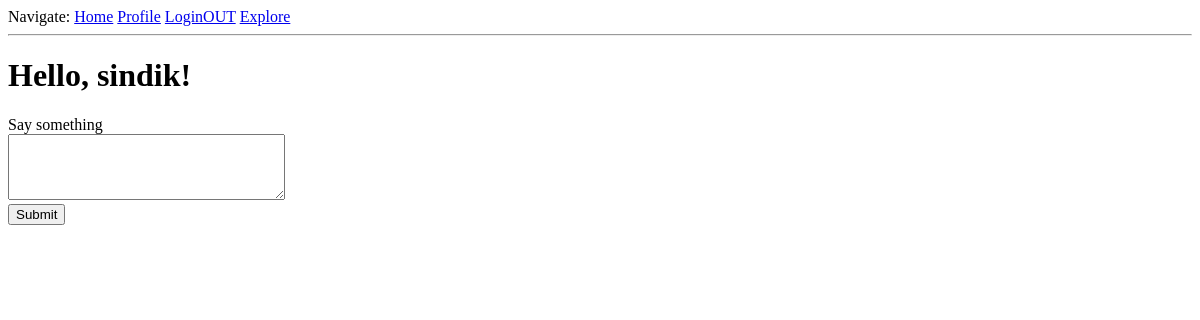
The page /index (signed in) on the database as committed earlier.
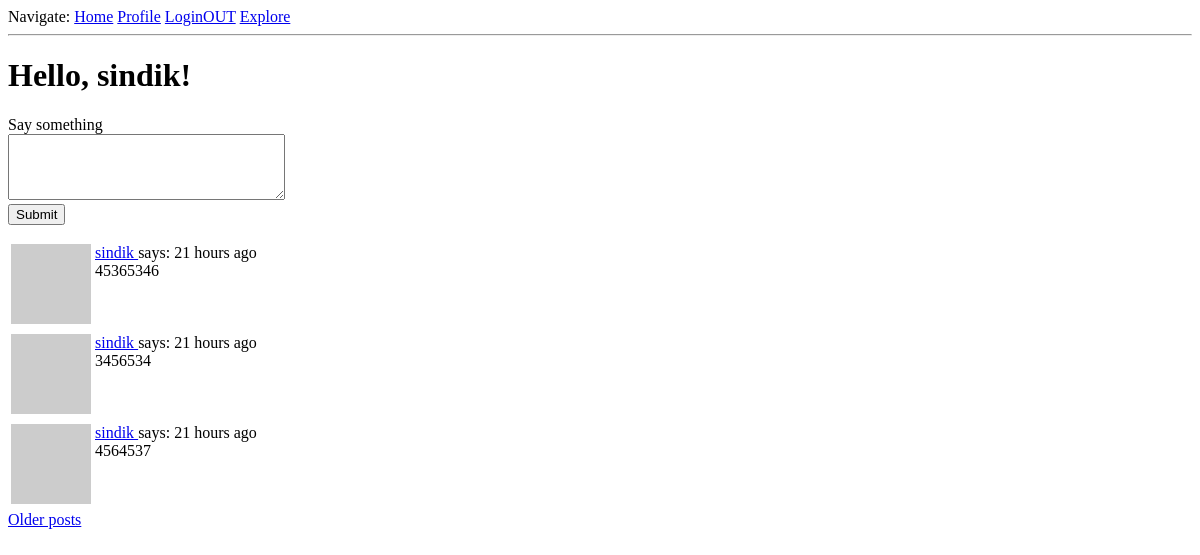
The same page on the database as committed later.
### app/models.py (models this page shows, shortened)
class Post(db.Model):
    id:so.Mapped[int] = so.mapped_column(primary_key=True)
    body: so.Mapped[str] = so.mapped_column(sa.String(140))
    timestamp: so.Mapped[datetime] = so.mapped_column(index=True, default=lambda: datetime.now(timezone.utc))
    user_id: so.Mapped[int] = so.mapped_column(sa.ForeignKey(User.id), index=True)
    author: so.Mapped[User] = so.relationship(back_populates='posts')

class User(UserMixin, db.Model):
    tablename = 'users'
    id: so.Mapped[int] = so.mapped_column(primary_key=True)
    username: so.Mapped[str] = so.mapped_column(sa.String(64), index=True, unique=True)
    email: so.Mapped[str] = so.mapped_column(sa.String(60), index=True, unique=True)
    password_hash: so.Mapped[Optional[str]] = so.mapped_column(sa.String(256))
    posts: so.WriteOnlyMapped['Post'] = so.relationship(back_populates='author')
    about_me: so.Mapped[Optional[str]] = so.mapped_column(sa.String(140))
    last_seen: so.Mapped[Optional[datetime]] = so.mapped_column(default=lambda: datetime.now(timezone.utc))
    following: so.WriteOnlyMapped['User'] = so.relationship(
        secondary=followers,
        primaryjoin=(followers.c.follower_id == id),
        secondaryjoin=(followers.c.followed_id == id),
        back_populates='followers'
    )
    followers: so.WriteOnlyMapped['User'] = so.relationship(
        secondary=followers,
        primaryjoin=(followers.c.followed_id == id),
        secondaryjoin=(followers.c.follower_id == id),
        back_populates='following'
    )
    def avatar(self, size):
        digest = md5(self.email.lower().encode('utf-8')).hexdigest()
        return f'https://www.gravatar.com/avatar/{digest}?d=retro&s={size}'
    def following_posts(self):
        Author = so.aliased(User)
        Follower = so.aliased(User)
        return (
            sa.select(Post)
            .join(Post.author.of_type(Author))
            .join(Author.followers.of_type(Follower), isouter=True)
            .where(sa.or_(
                Follower.id == self.id,
                Author.id == self.id)
            )
            .group_by(Post)
            .order_by(Post.timestamp.desc())
        )

### app/routes.py (the view)
@app.route('/', methods=['GET', 'POST'])
@app.route('/index', methods=['GET', 'POST'])
@login_required
def index():
    form = PostForm()
    if form.validate_on_submit():
        post = Post(body=form.post.data, author=current_user)
        db.session.add(post)
        db.session.commit()
        flash(_('Your post is now live!'))
        return redirect(url_for('index'))
    page = request.args.get('page', 1, type=int)
    posts = db.paginate(current_user.following_posts(), page=page,
                        per_page=app.config['POSTS_PER_PAGE'], error_out=False)
    next_url = url_for('index', page=posts.next_num) if posts.has_next else None
    prev_url = url_for('index', page=posts.prev_num) if posts.has_prev else None
    return  render_template('index.html', title='Home', form=form, posts=posts.items,
                            prev_url=prev_url, next_url=next_url)

### app/forms.py
class PostForm(FlaskForm):
    post = TextAreaField(_l('Say something'), validators=[DataRequired(), Length(min=1, max=140)])
    submit = SubmitField(_l('Submit'))

### app/__init__.py (called while the page is built)
def get_locale():
    return 'ru'

### app/models.py (called while the page is built)
@login.user_loader
def load_user(id):
    return db.session.get(User, int(id))

### app/routes.py (called while the page is built)
@app.before_request
def before_request():
    if current_user.is_authenticated:
        current_user.last_seen = datetime.now(timezone.utc)
        db.session.commit()

### app/templates/index.html (shortened to what this page needs)
{% extends "base.html" %}
{% block content %}
    <h1>{{ _('Hello, %(username)s!', username=current_user.username)}}</h1>
    {% if form %}
    <form action="" method="post">
        <p>
            {{ form.post.label }}<br>
            {{ form.post(cols=32, rows=4) }}<br>
            {{ form.submit }}
        </p>
    </form>
    {% endif %}
    {% for post in posts %}
        {% include '_post.html' %}
    {% endfor %}
    {% if next_url %}
        <a href="{{ next_url }}">{{ _('Older posts') }}</a>
    {% endif %}
{% endblock %}

### app/templates/_post.html
<table>
    <tr valign="top">
        <td><img src="{{ post.author.avatar(36) }}"></td>
        <td>
            <a href="{{ url_for('user', username=post.author.username)}}">
                {{ post.author.username }}
            </a>
            {{ _("says:") }} {{ moment(post.timestamp).fromNow() }}<br>
            {{ post.body }}</td>
    </tr>
</table>

Rows that differ between the two databases and show on the page:
added Post: author.username "sindik", timestamp "21 hours ago", body "45365346"
added Post: author.username "sindik", timestamp "21 hours ago", body "3456534"
added Post: author.username "sindik", timestamp "21 hours ago", body "4564537"
Other text that changed with them:
text now shown: "Older posts"
